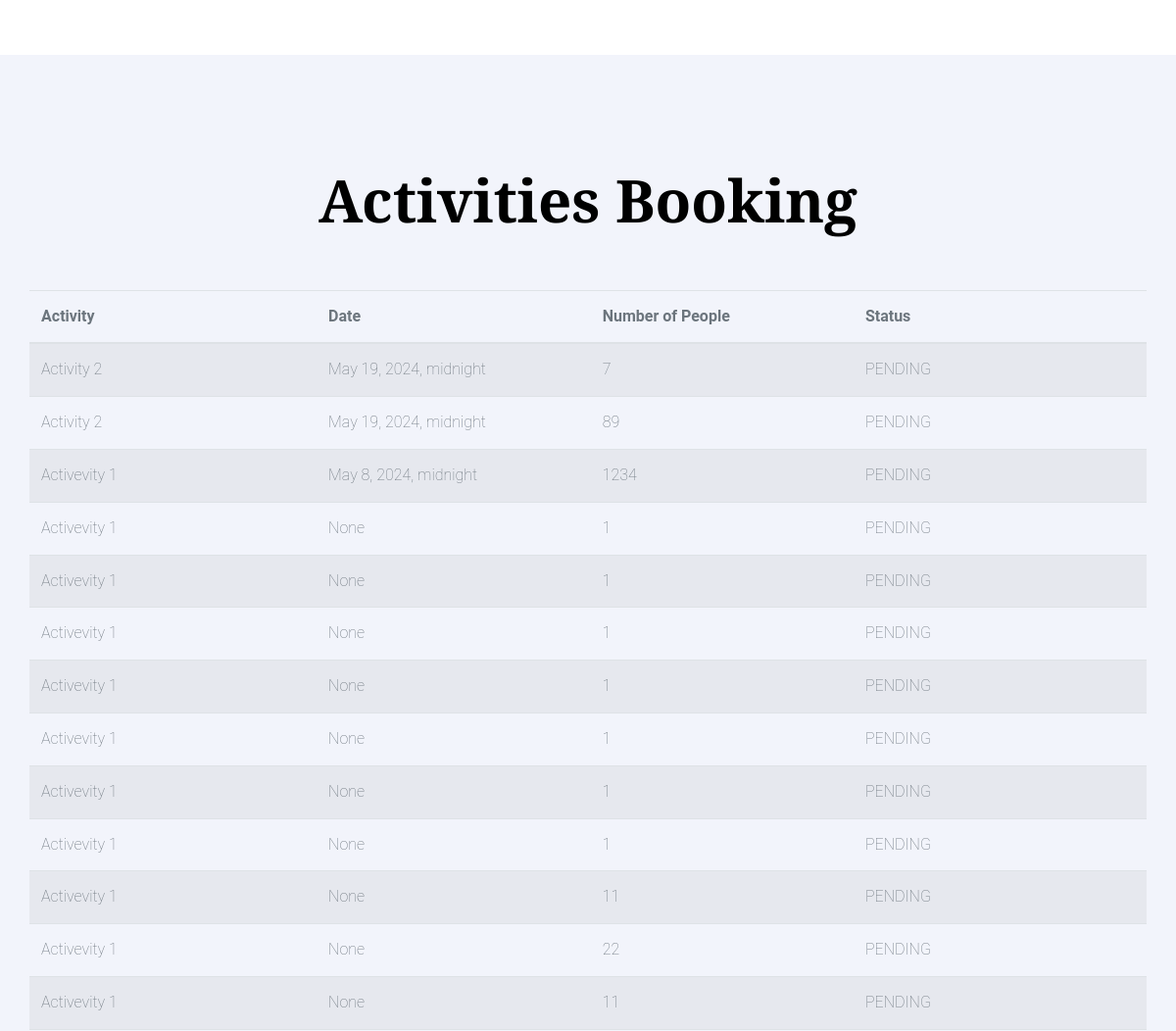
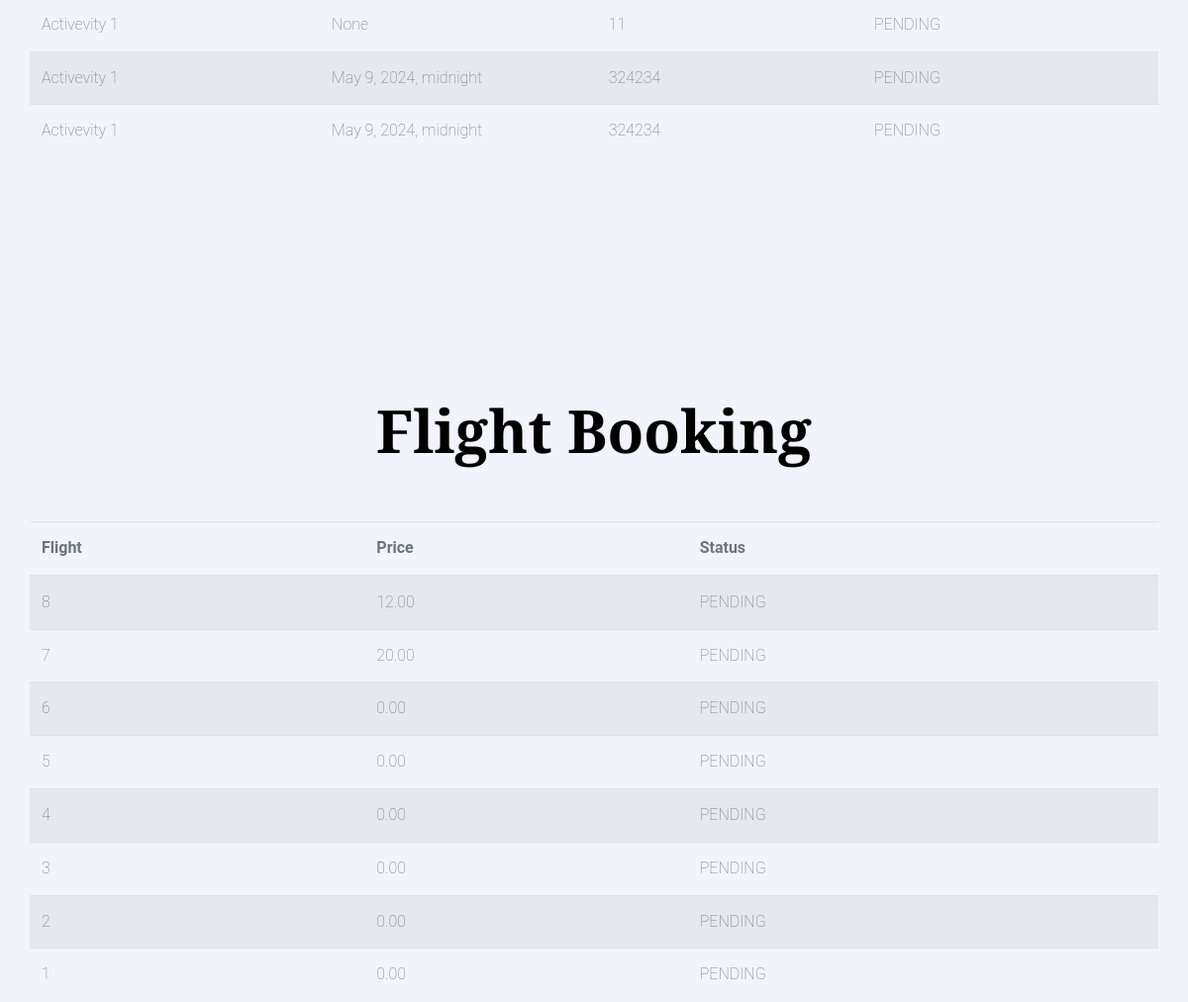
Before: /bookings/ (signed in, middle part) with the older database file (2 pictures, top to bottom).
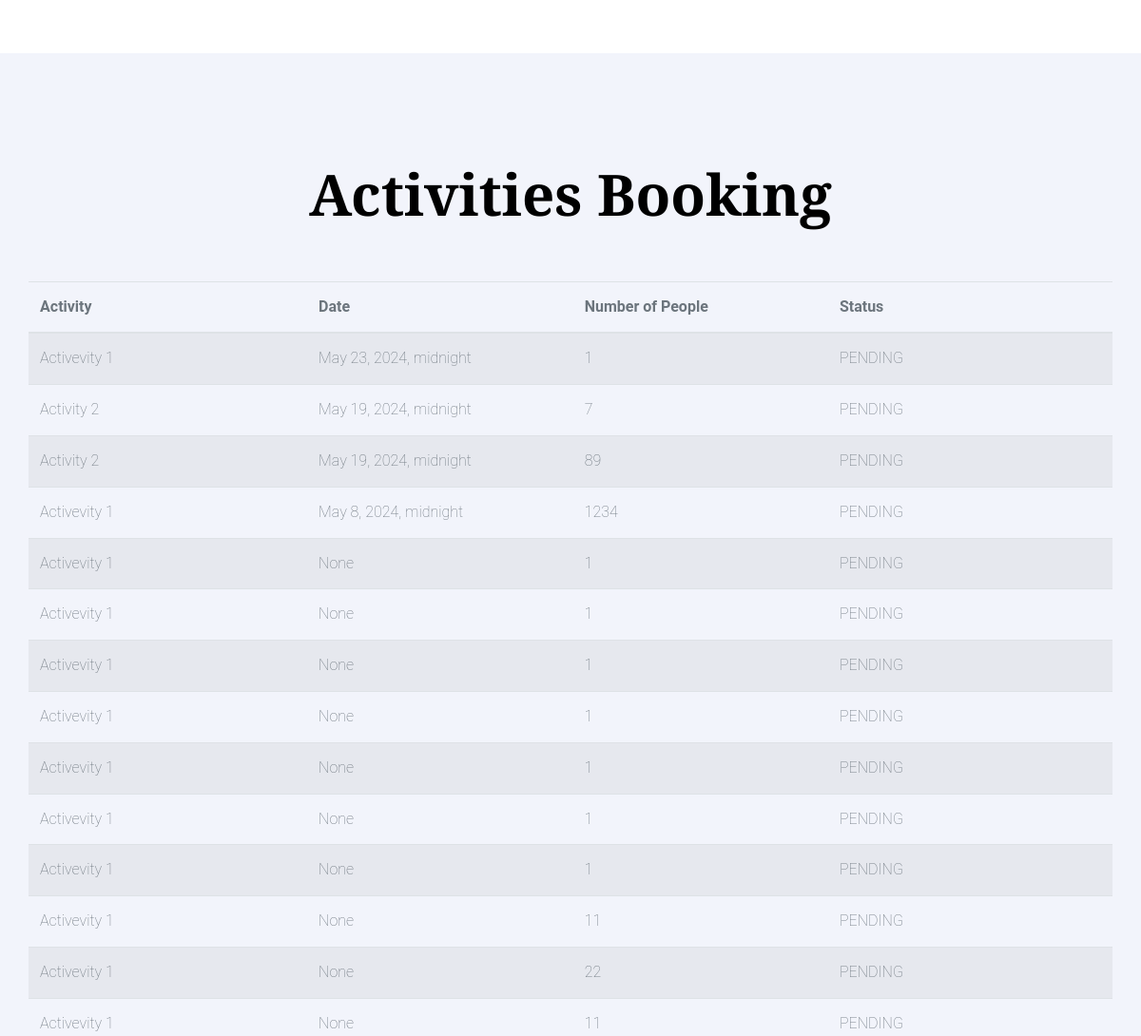
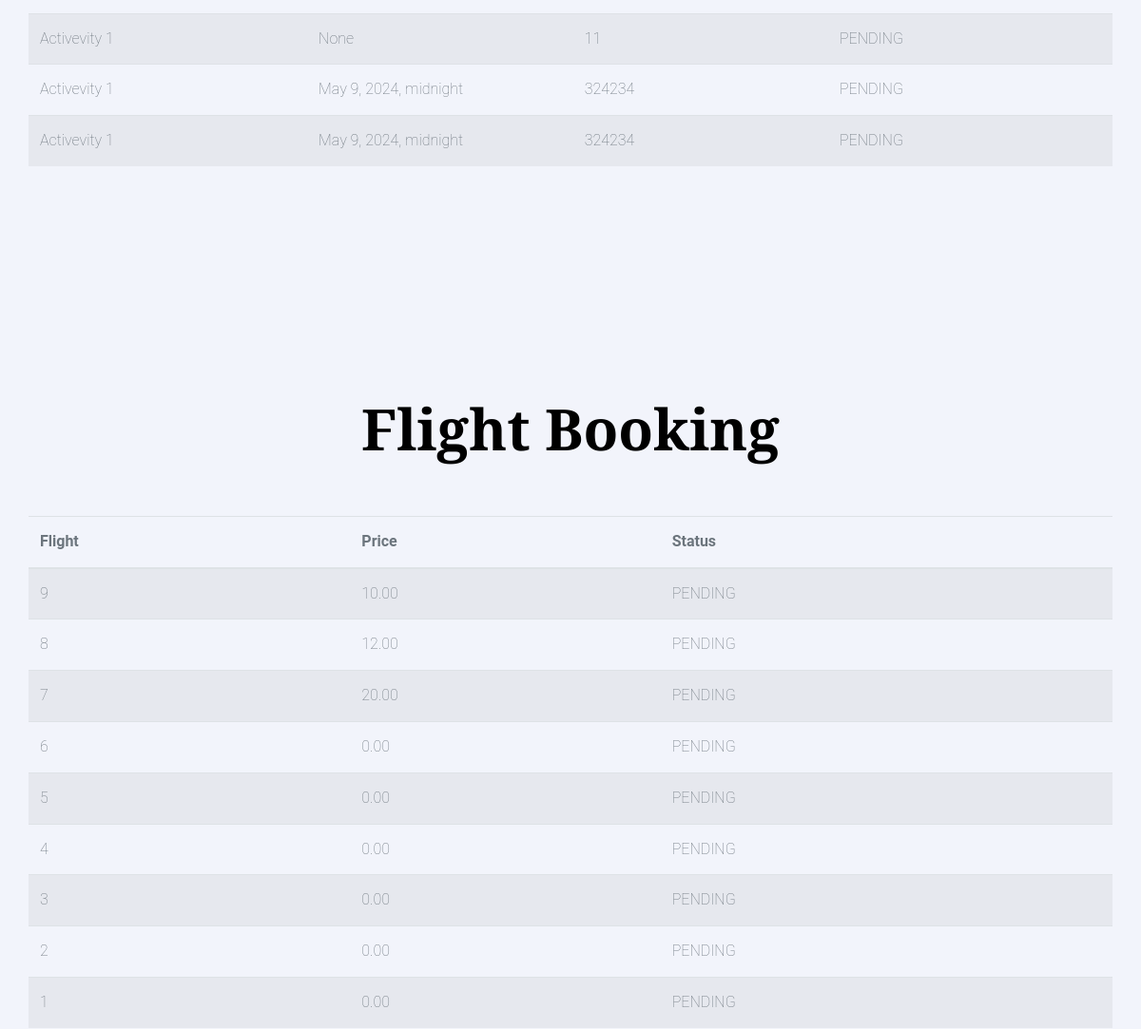
After: the same page with the newer database file (2 pictures, top to bottom).
### activities/models.py (models this page shows, shortened)
class ActivityBooking(models.Model):
  user = models.ForeignKey(User, on_delete=models.CASCADE)
  activity = models.ForeignKey(Activity, on_delete=models.CASCADE, related_name='bookings')
  date = models.DateTimeField(blank=True, null=True)
  price = models.DecimalField(max_digits=10, decimal_places=2)
  people = models.IntegerField()
  status = models.CharField(max_length=50, choices=STATUS, default="PENDING")
  created_at = models.DateTimeField(auto_now_add=True)
  updated_at = models.DateTimeField(auto_now=True)

class Activity(models.Model):
  name = models.CharField(max_length=255, unique=True)
  destination = models.ForeignKey(Destination, on_delete=models.CASCADE)
  category = models.CharField(max_length=255)
  price = models.DecimalField(max_digits=10, decimal_places=2)
  image = models.ImageField(models.ImageField(upload_to='images/'))
  created_at = models.DateTimeField(auto_now_add=True)
  updated_at = models.DateTimeField(auto_now=True)

### flights/models.py (models this page shows, shortened)
class FlightBooking(models.Model):
  user = models.ForeignKey(User, on_delete=models.CASCADE)
  route = models.ForeignKey(GeneratedRoute, on_delete=models.CASCADE, related_name='bookings')
  people = models.IntegerField(default=1)
  price = models.DecimalField(default=0, decimal_places=2, max_digits=20)
  status = models.CharField(max_length=50, choices=STATUS, default="PENDING")
  created_at = models.DateTimeField(auto_now_add=True)
  updated_at = models.DateTimeField(auto_now=True)

### bookings/views.py (the view)
# urls.py: path('', views.BookingsView.as_view(), name='bookings'),
class BookingsView(LoginRequiredMixin, TemplateResponseMixin, View):
    template_name = 'bookings/bookings_list.html'
    def get(self, request, *args, **kwargs):
        accommodations_bookings = AccomodationBooking.objects.filter(user=request.user).order_by('-id')
        activity_bookings = ActivityBooking.objects.filter(user=request.user).order_by('-id')
        flight_bookings = FlightBooking.objects.filter(user=request.user).order_by('-id')
        print("FLIGHT BOOKINGS", flight_bookings)
        context = {
            "accommodations_bookings": accommodations_bookings,
            "activity_bookings": activity_bookings,
            "flight_bookings": flight_bookings
        }
        return self.render_to_response(context)

### bookings/templates/bookings/bookings_list.html (shortened to what this page needs)
{% extends 'base.html' %}
{% load i18n %}
{% block content %}
<section class="section">
</section>
<section class="section blog-post-entry bg-light">
  <div class="container">
      <div class="row justify-content-center text-center mb-5">
          <div class="col-md-7">
              <h2 class="heading" data-aos="fade-up">{% trans "Activities Booking" %}</h2>
          </div>
      </div>
      <div class="row">
        <div class="table-responsive">
          <table id="data-table-2" class="table table-striped thead-primary w-100 dataTable no-footer"
              role="grid" aria-describedby="data-table-2_info" style="width: 720px;">
              <thead>
                  <tr role="row">
                      <th class="" tabindex="0" aria-controls="data-table-2" rowspan="1"
                          colspan="1" aria-sort="ascending"
                           style="width: 37px;">{% trans "Activity" %}
                      </th>
                      <th class="" tabindex="0" aria-controls="data-table-2" rowspan="1" colspan="1"
                          aria-label="Address: activate to sort column " style="width: 51px;">{% trans "Date" %}
                      </th>
                      <th class="" tabindex="0" aria-controls="data-table-2" rowspan="1" colspan="1"
                          aria-label="Disease: activate to sort column ascending" style="width: 49px;">{% trans "Number of People" %}
                      </th>
                      <th class="" tabindex="0" aria-controls="data-table-2" rowspan="1" colspan="1"
                          aria-label="Age: activate to sort column ascending" style="width: 25px;">{% trans "Status" %}
                      </th>
                  </tr>
              </thead>
              <tbody>
                  {% for activity_booking in activity_bookings %}
                      <tr role="row" class="odd">
                          <td class="sorting_1">{{activity_booking.activity.name}}</td>
                          <td>{{ activity_booking.date }}</td>
                          <td>{{activity_booking.people}}</td>
                          <td>{{activity_booking.status}}</td>
                      </tr>
                  {% empty %}
                      <p>No items found.</p>
                  {% endfor %}
              </tbody>
          </table>
      </div>
      </div>
  </div>
</section>
<section class="section blog-post-entry bg-light">
  <div class="container">
      <div class="row justify-content-center text-center mb-5">
          <div class="col-md-7">
              <h2 class="heading" data-aos="fade-up">{% trans "Flight Booking" %}</h2>
          </div>
      </div>
      <div class="row">
        <div class="table-responsive">
          <table id="data-table-2" class="table table-striped thead-primary w-100 dataTable no-footer"
              role="grid" aria-describedby="data-table-2_info" style="width: 720px;">
              <thead>
                  <tr role="row">
                      <th class="" tabindex="0" aria-controls="data-table-2" rowspan="1"
                          colspan="1" aria-sort="ascending"
                           style="width: 37px;">{% trans "Flight" %}
                      </th>
                      <th class="" tabindex="0" aria-controls="data-table-2" rowspan="1" colspan="1"
                          aria-label="Address: activate to sort column " style="width: 51px;">{% trans "Price" %}
                      </th>
                      <th class="" tabindex="0" aria-controls="data-table-2" rowspan="1" colspan="1"
                          aria-label="Age: activate to sort column ascending" style="width: 25px;">{% trans "Status" %}
                      </th>
                  </tr>
              </thead>
              <tbody>
                  {% for flight_booking in flight_bookings %}
                      <tr role="row" class="odd">
                        <td class="sorting_1">{{flight_booking.id}}</td>
                        <td>{{ flight_booking.price }}</td>
                        <td>{{flight_booking.status}}</td>
                      </tr>
                  {% empty %}
                    <p>No items found.</p>
                  {% endfor %}
              </tbody>
          </table>
      </div>
      </div>
  </div>
</section>
{% endblock %}

### accounts/templates/base.html (shortened to what this page needs)
{% load static %}
{% load i18n %}
<!DOCTYPE HTML>
<html>
  <head>
    <link rel="stylesheet" href="{% static 'css/bootstrap.min.css' %}">
    <link rel="stylesheet" href="{% static 'css/animate.css' %}">
    <link rel="stylesheet" href="{% static 'css/owl.carousel.min.css' %}">
    <link rel="stylesheet" href="{% static 'css/aos.css' %}">
    <link rel="stylesheet" href="{% static 'css/bootstrap-datepicker.css' %}">
    <link rel="stylesheet" href="{% static 'css/jquery.timepicker.css' %}">
    <link rel="stylesheet" href="{% static 'css/fancybox.min.css' %}">
    <link rel="stylesheet" href="{% static 'fonts/ionicons/css/ionicons.min.css' %}">
    <link rel="stylesheet" href="{% static 'fonts/fontawesome/css/font-awesome.min.css' %}">
    <link rel="stylesheet" href="{% static 'css/style.css' %}">
  </head>
  <body>
    {% block content %}
    {% endblock %}
  </body>
</html>

### static/css/style.css (style rules this page uses)
body { background: #fff; font-family: "Roboto", arial, sans-serif; font-weight: 200; font-size: 16px; line-height: 1.8; color: #6c757d; position: relative; }
h1, h2, h3, h4, h5 { color: #000; font-family: "Playfair Display", times, serif; }
.bg-light { background: #f2f4fb !important; }
.section { padding: 7em 0; }
.heading-serif, .heading, .testimonial-section .heading, .slider-section .heading, .blog-post-entry .heading { font-size: 60px; font-family: "Playfair Display", times, serif; font-weight: 700; }
.blog-post-entry { position: relative; }

Changed rows visible on the page:
added ActivityBooking: activity.name "Activevity 1", date "May 23, 2024, midnight", people "1", status "PENDING"
added FlightBooking: id "9", price "10.00", status "PENDING"
